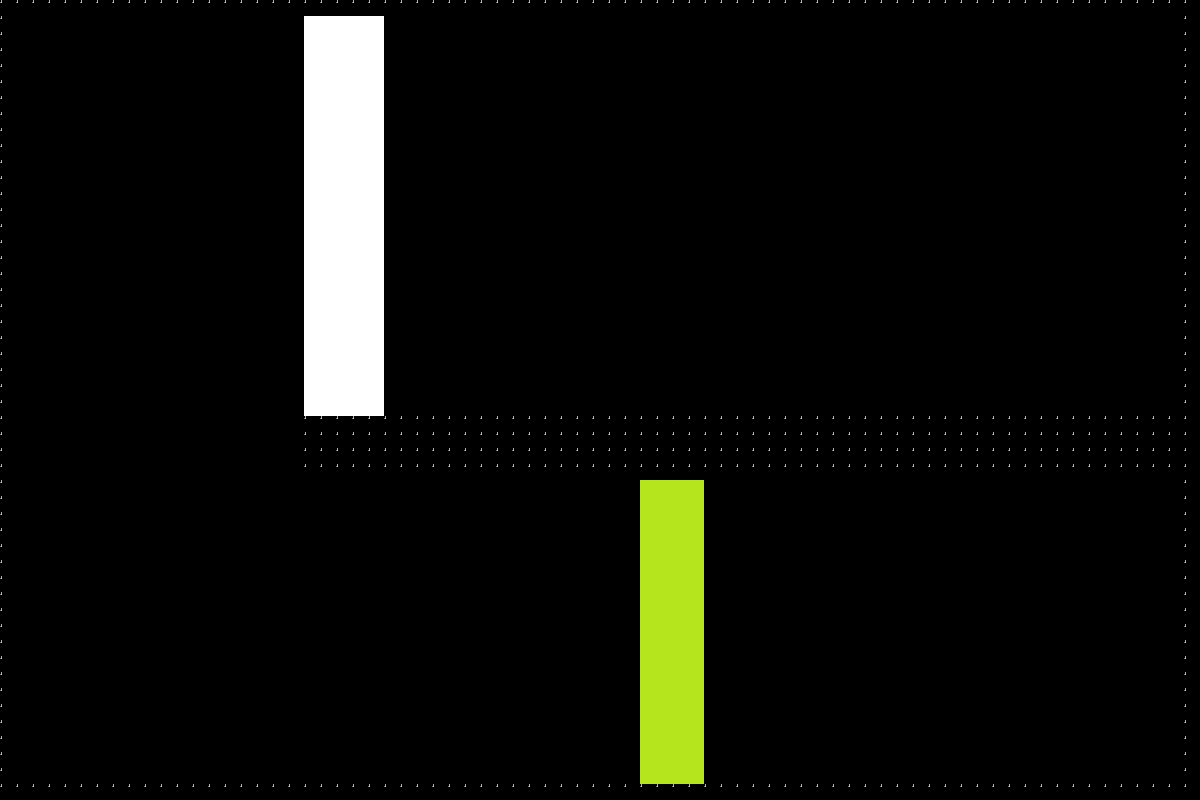

Below is a game level as drawn by its tile map, then a one-line description and the .tmx that defines it (tile-layer data replaced by summaries):
An orthogonal 75x50 tile map with 16x16 px tiles, 1 tile layer (Tile Layer 1) and 2 objects (white_button, green_button).

<map version="1.10" tiledversion="1.12.2" orientation="orthogonal" renderorder="right-down" width="75" height="50" tilewidth="16" tileheight="16" infinite="0" nextlayerid="3" nextobjectid="4">
 <tileset firstgid="1" source="place_holder_tileset.tsx" />
 <layer id="1" name="Tile Layer 1" width="75" height="50">
  <data>[3750 cells, 667 non-empty, 3 distinct tile ids]</data>
 </layer>
 <objectgroup id="2" name="object_layer">
  <object id="1" name="white_button" x="639.421" y="14.7935" width="132.71" height="43.4324">
   <properties>
    <property name="obj_type" value="button" />
   </properties>
  </object>
  <object id="3" name="green_button" x="97.6652" y="11.7484" width="128" height="32">
   <properties>
    <property name="obj_type" value="button" />
   </properties>
  </object>
 </objectgroup>
</map>
